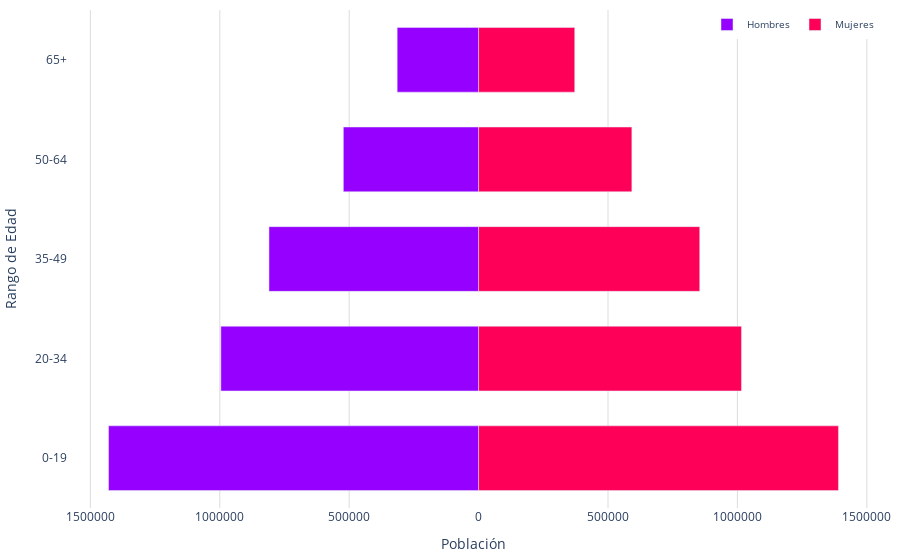

Here is the notebook cell this chart was saved with:
### Code cell
import plotly.graph_objects as go

# Crear una gráfica de pirámide de población
def crear_grafico_piramide(dfs):
    fig = go.Figure()

    # Sumar los valores de hombres y mujeres por rango amplio
    datos_agrupados = dfs.groupby('rango_amplio').sum(numeric_only=False).reset_index()
    

    # Calcular el total de hombres y mujeres
    total_hombres = datos_agrupados['hombres'].sum()
    total_mujeres = datos_agrupados['mujeres'].sum()
    total_poblacion = total_hombres + total_mujeres

    # Crear texto para el hover que incluya total y porcentaje
    text_hombres = [
        f'Total: {row["hombres"]}<br>Porcentaje: {row["hombres"] / total_poblacion * 100:.1f}%'
        for index, row in datos_agrupados.iterrows()
    ]

    text_mujeres = [
        f'Total: {row["mujeres"]}<br>Porcentaje: {row["mujeres"] / total_poblacion * 100:.1f}%'
        for index, row in datos_agrupados.iterrows()
    ]

    # Crear barras para hombres a la izquierda
    fig.add_trace(go.Bar(
        y=datos_agrupados['rango_amplio'],
        x=-datos_agrupados['hombres'],  # Mantener la barra en negativo para la forma de pirámide
        orientation='h',
        marker=dict(color='#9500ff'),
        text=text_hombres,
        textposition='none',  # Ocultar el texto en las barras
        hoverinfo='text',  # Usar solo el texto personalizado al hacer hover
        name='Hombres'
    ))

    # Crear barras para mujeres a la derecha
    fig.add_trace(go.Bar(
        y=datos_agrupados['rango_amplio'],
        x=datos_agrupados['mujeres'],
        orientation='h',
        marker=dict(color='#ff0059'),
        text=text_mujeres,
        textposition='none',  # Ocultar el texto en las barras
        hoverinfo='text',  # Usar solo el texto personalizado al hacer hover
        name='Mujeres'
    ))

    # Configurar el gráfico
    fig.update_layout(
        barmode='overlay',
        bargap=0.35,
        xaxis=dict(
            title='Población',
            gridcolor='#dddcda',  # Color de las líneas que dividen los rangos del eje Y
            tickvals=[-2500000, -2000000, -1500000, -1000000, -500000, 0, 500000, 1000000, 1500000, 2000000, 2500000],  # Ajusta según tus datos
            ticktext=['2500000', '2000000', '1500000', '1000000', '500000', '0', '500000', '1000000', '1500000', '2000000', '2500000']  # Etiquetas positivas
        ),
        plot_bgcolor='rgba(0,0,0,0)',  # Color de fondo del gráfico
        margin=dict(l=10, r=10, t=10, b=10),  # Ajusta los márgenes (left, right, top, bottom)
        yaxis=dict(title='Rango de Edad'),
        legend=dict(
            font_size=10,
            orientation='h',
            x=1,  # Posición horizontal (1 es el extremo derecho)
            y=1,  # Posición vertical (1 es la parte superior)
            xanchor='right',  # Ancla la leyenda a la derecha
            yanchor='top'  # Ancla la leyenda en la parte superior
        )
    )

    return fig


def guardar_grafico_como_html(fig, nombre_archivo, carpeta='assets/graficas'):
    if not os.path.exists(carpeta):
        os.makedirs(carpeta)
    # Configuración personalizada para la gráfica
    config = {
        'displaylogo': False,  # Ocultar el logo de Plotly
        'modeBarButtonsToRemove': [
            'toImage',       # Botón para guardar como imagen
            'select2d',      # Box select
            'lasso2d',       # Lasso select
            'resetScale2d',  # Reset Axes
        ]
    }
    # Gráfica como archivo HTML en la carpeta especificada
    pio.write_html(fig, f'{carpeta}/{nombre_archivo}.html', config=config)

# Crear la figura de la pirámide de población
fig_piramide = crear_grafico_piramide(dfs)
fig_piramide.show()
# Guardar la figura como archivo HTML
guardar_grafico_como_html(fig_piramide, 'g_piramid_poblacion_jalisco')

### Figure 1 — Plotly figure (JSON) as saved in the notebook; plotly's stock layout.template omitted (floating-point values rounded to 4 significant figures)
{"data": [{"hoverinfo": "text", "marker": {"color": "#9500ff"}, "name": "Hombres", "orientation": "h", "text": ["Total: 1429849<br>Porcentaje: 17.2%", "Total: 995969<br>Porcentaje: 12.0%", "Total: 809912<br>Porcentaje: 9.8%", "Total: 522593<br>Porcentaje: 6.3%", "Total: 314629<br>Porcentaje: 3.8%"], "textposition": "none", "type": "bar", "x": [-1429849, -995969, -809912, -522593, -314629], "y": ["0-19", "20-34", "35-49", "50-64", "65+"]}, {"hoverinfo": "text", "marker": {"color": "#ff0059"}, "name": "Mujeres", "orientation": "h", "text": ["Total: 1390399<br>Porcentaje: 16.8%", "Total: 1015730<br>Porcentaje: 12.2%", "Total: 854387<br>Porcentaje: 10.3%", "Total: 592187<br>Porcentaje: 7.1%", "Total: 371445<br>Porcentaje: 4.5%"], "textposition": "none", "type": "bar", "x": [1390399, 1015730, 854387, 592187, 371445], "y": ["0-19", "20-34", "35-49", "50-64", "65+"]}], "layout": {"bargap": 0.35, "barmode": "overlay", "legend": {"font": {"size": 10}, "orientation": "h", "x": 1, "xanchor": "right", "y": 1, "yanchor": "top"}, "margin": {"b": 10, "l": 10, "r": 10, "t": 10}, "plot_bgcolor": "rgba(0,0,0,0)", "xaxis": {"gridcolor": "#dddcda", "ticktext": ["2500000", "2000000", "1500000", "1000000", "500000", "0", "500000", "1000000", "1500000", "2000000", "2500000"], "tickvals": [-2500000, -2000000, -1500000, -1000000, -500000, 0, 500000, 1000000, 1500000, 2000000, 2500000], "title": {"text": "Población"}}, "yaxis": {"title": {"text": "Rango de Edad"}}}}
